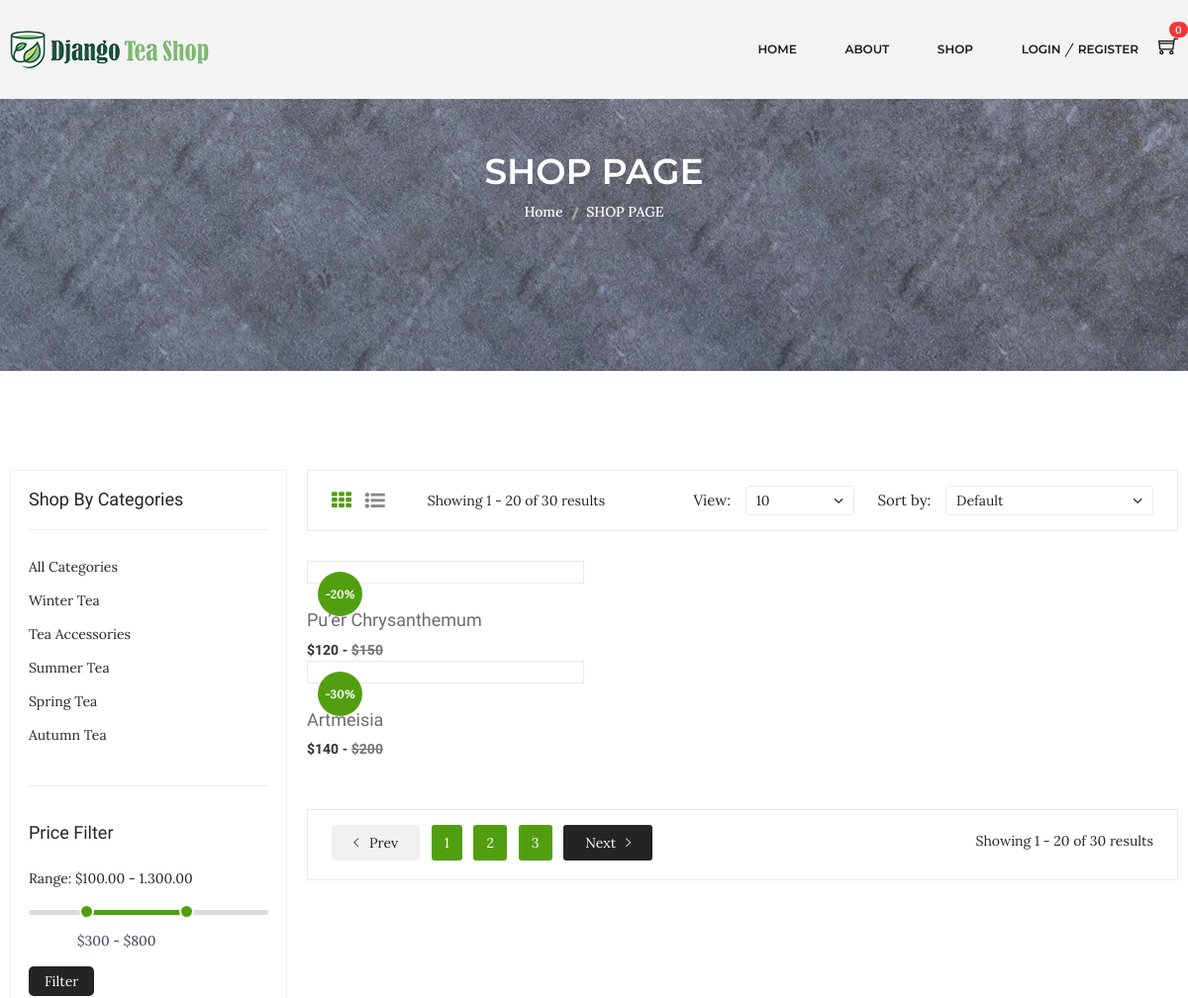
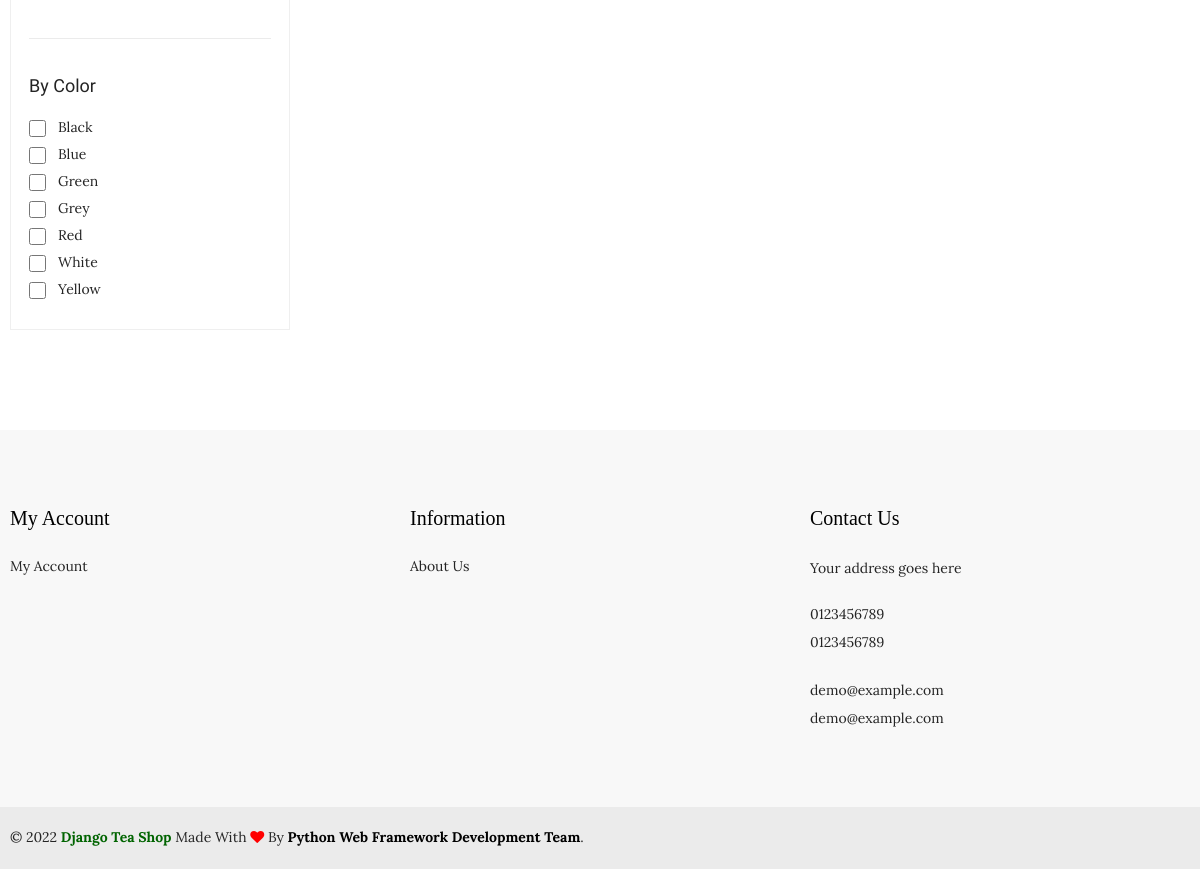
The app's page /shop/ with its own data (2 pictures, top to bottom).
### shop/models.py (models this page shows, shortened)
class Product(models.Model):
    tea_name = models.CharField(max_length=100, unique=True)
    tea_type = models.CharField(max_length=100)
    slug = models.SlugField(max_length=100, unique=True)
    origin = models.CharField(max_length=100)
    color = models.CharField(max_length=50, blank=True)
    aroma = models.CharField(max_length=100, blank=True)
    taste = models.CharField(max_length=100, blank=True)
    tea_nature  = models.CharField(max_length=100, blank=True)
    is_available = models.BooleanField(default=True)
    is_new = models.BooleanField(default=False)
    properties = models.TextField(max_length=300, blank=True)
    weight = models.IntegerField()
    original_price = models.IntegerField()
    discounted_price = models.IntegerField()
    discount_rate = models.IntegerField(blank=True)
    photo_1 = models.ImageField(upload_to='photos/%Y/%m/%d', blank=True)
    photo_1_t = models.ImageField(upload_to='photos/%Y/%m/%d', blank=True)
    photo_1_z = models.ImageField(upload_to='photos/%Y/%m/%d', blank=True)
    photo_2 = models.ImageField(upload_to='photos/%Y/%m/%d', blank=True)
    photo_2_t = models.ImageField(upload_to='photos/%Y/%m/%d', blank=True)
    photo_2_z = models.ImageField(upload_to='photos/%Y/%m/%d', blank=True)
    photo_3 = models.ImageField(upload_to='photos/%Y/%m/%d', blank=True)
    photo_3_t = models.ImageField(upload_to='photos/%Y/%m/%d', blank=True)
    photo_3_z = models.ImageField(upload_to='photos/%Y/%m/%d', blank=True)
    photo_4 = models.ImageField(upload_to='photos/%Y/%m/%d', blank=True)
    photo_4_t = models.ImageField(upload_to='photos/%Y/%m/%d', blank=True)
    photo_4_z = models.ImageField(upload_to='photos/%Y/%m/%d', blank=True)
    created_date = models.DateTimeField(default=datetime.now)
    modified_date = models.DateTimeField(default=datetime.now)
    stars = models.IntegerField()
    store = models.IntegerField()
    category = models.ForeignKey(Category, on_delete=models.CASCADE)
    def get_url(self):
        return reverse('product_detail', args=[self.category.slug, self.slug])

### category/models.py (models this page shows, shortened)
class Category(models.Model):
    category_name = models.CharField(max_length=50)
    slug = models.SlugField(max_length=100, unique=True)
    description = models.TextField(max_length=255, blank=True)
    photo = models.ImageField(upload_to="photos/categories/%Y/%m/%d")
    class Meta:
        verbose_name = 'category'
        verbose_name_plural = 'categories'
        ordering = ['-category_name']
    def get_url(self):
        return reverse('products_by_category', args=[self.slug])

### shop/views.py (the view)
# urls.py: path('shop/', include('shop.urls')),
def shop(request, category_slug=None):
    categories = None
    products = None
    if category_slug != None:
        categories = get_object_or_404(Category, slug=category_slug)
        products = Product.objects.filter(category=categories, is_available=True)
        paginator = Paginator(products, 2)
        page = request.GET.get('page')
        paged_products = paginator.get_page(page)
        product_count = products.count()
    else:
        products = Product.objects.all().filter(is_available=True).order_by('id')
        paginator = Paginator(products, 2)
        page = request.GET.get('page')
        paged_products = paginator.get_page(page)
        product_count = products.count()
    context = {
        'products': paged_products,
        'product_count': product_count,
    }
    return render(request, 'shop/shop.html', context)

### carts/context_processors.py (called while the page is built)
def counter(request):
    cart_count = 0
    if 'admin' in request.path:
        return {}
    else:
        try:
            cart = Cart.objects.filter(cart_id=_cart_id(request))
            if request.user.is_authenticated:
                cart_items = CartItem.objects.all().filter(user=request.user)
            else:
                cart_items = CartItem.objects.all().filter(cart=cart[:1])
            for cart_item in cart_items:
                cart_count += cart_item.quantity
        except cart.DoesNotExist:
            cart_count = 0
    return dict(cart_count=cart_count)

### carts/views.py (called while the page is built)
def _cart_id(request):
    cart = request.session.session_key
    if not cart:
        cart = request.session.create()
    return cart

### category/context_processors.py (called while the page is built)
def menu_links(request):
    links = Category.objects.all()
    return dict(links=links)

### templates/shop/shop.html (shortened to what this page needs)
    {% extends 'base.html' %}
    {% load static %}
    {% block content %}
    <div class="breadcrumb-area ptb-150 pt-100" style="background-image: url(../static/img/banner/banner.jpg)">
      <div class="container">
        <div class="breadcrumb-content text-center">
          <h3>SHOP PAGE</h3>
          <ul>
            <li><a href="{%url 'index' %}">Home</a></li>
            <li class="active">SHOP PAGE</li>
          </ul>
        </div>
      </div>
    </div>
    <div class="shop-page-area ptb-100">
      <div class="container">
        <div class="row flex-row-reverse">
          <div class="col-lg-9">
            <div class="shop-topbar-wrapper">
              <div class="shop-topbar-left">
                <ul class="view-mode">
                  <li class="active">
                    <a href="#product-grid" data-view="product-grid"
                      ><i class="fa fa-th"></i
                    ></a>
                  </li>
                  <li>
                    <a href="#product-list" data-view="product-list"
                      ><i class="fa fa-list-ul"></i
                    ></a>
                  </li>
                </ul>
                <p>Showing 1 - 20 of 30 results</p>
              </div>
              <div class="product-sorting-wrapper">
                <div class="product-shorting shorting-style">
                  <label>View:</label>
                  <select>
                    <option value="">10</option>
                  </select>
                </div>
                <div class="product-show shorting-style">
                  <label>Sort by:</label>
                  <select>
                    <option value="">Default</option>
                  </select>
                </div>
              </div>
            </div>
            <div class="grid-list-product-wrapper">
              <div class="product-grid product-view pb-20">
                <div class="row">
                  <div
                    class="product-width col-xl-4 col-lg-4 col-md-4 col-sm-6 col-12 mb-30"
                  >
                  {% if products %} {% for product in products %}
                  <div class="product-wrapper">
                      <div class="product-img">
                        <span>-{{ product.discount_rate }}%</span>
                      </div>
                      <div class="product-content text-left">
                        <div class="product-hover-style">
                          <div class="product-title">
                            <h4>
                              <a href="{{ product.get_url }}"
                                >{{ product.tea_name}}</a
                              >
                            </h4>
                          </div>
                        </div>
                        <div class="product-price-wrapper">
                          <span>${{ product.discounted_price }} -</span>
                          <span class="product-price-old">${{ product.original_price }} </span>
                        </div>
                      </div>
                    </div>
                    {% endfor %} {% endif %}
                  </div>
                </div>
              </div>
              <div class="pagination-total-pages">
                <div class="pagination-style">
                  {% if products.has_other_pages %}
                  <ul>
                    {% if products.has_previous %}
                    <li><a class="prev-next prev" href="?page={{products.previous_page_number}}"><i class="ion-ios-arrow-left"></i> Prev</a></li>
                    {% else %}
                    <li class="disabled"><a class="prev-next prev" href="#"><i class="ion-ios-arrow-left"></i> Prev</a></li>
                    {% endif %}
                    {% for i in products.paginator.page_range %}
                      {% if products.number == i %}
                        <li><a class="active" href="#">{{i}}</a></li>
                        {% else %}
                        <li><a class="active" href="?page={{i}}">{{i}}</a></li>
                      {% endif %}
                    {% endfor %}
                    {% if products.has_next %}
                    <li><a class="prev-next next" href="?page={{products.next_page_number}}">Next<i class="ion-ios-arrow-right"></i></a></li>
                    {% else %}
                    <li class="disabled"><a class="prev-next next" href="#">Next<i class="ion-ios-arrow-right"></i></a></li>
                    {% endif %}
                  </ul>
                  {% endif %}
                </div>
                <div class="total-pages">
                  <p>Showing 1 - 20 of 30 results</p>
                </div>
              </div>
            </div>
          </div>
          <div class="col-lg-3">
            <div class="shop-sidebar-wrapper gray-bg-7 shop-sidebar-mrg">
              <div class="shop-widget">
                <h4 class="shop-sidebar-title">Shop By Categories</h4>
                <div class="shop-catigory">
                  <ul id="faq">
                    <li><a href="{% url 'shop' %}">All Categories</a></li>
                    {% for category in links %}
                    <li><a href="{{ category.get_url }}">{{ category.category_name}}</a></li>
                    {% endfor %}
                  </ul>
                </div>
              </div>
              <div class="shop-price-filter mt-40 shop-sidebar-border pt-35">
                <h4 class="shop-sidebar-title">Price Filter</h4>
                <div class="price_filter mt-25">
                  <span>Range: $100.00 - 1.300.00 </span>
                  <div id="slider-range"></div>
                  <div class="price_slider_amount">
                    <div class="label-input">
                      <input
                        type="text"
                        id="amount"
                        name="price"
                        placeholder="Add Your Price"
                      />
                    </div>
                    <button type="button">Filter</button>
                  </div>
                </div>
              </div>
              <div class="shop-widget mt-40 shop-sidebar-border pt-35">
                <h4 class="shop-sidebar-title">By Color</h4>
                <div class="sidebar-list-style mt-20">
                  <ul>
                    <li><input type="checkbox" /><a href="#">Black </a></li>
                    <li><input type="checkbox" /><a href="#">Blue </a></li>
                    <li><input type="checkbox" /><a href="#">Green </a></li>
                    <li><input type="checkbox" /><a href="#">Grey </a></li>
                    <li><input type="checkbox" /><a href="#">Red</a></li>
                    <li><input type="checkbox" /><a href="#">White </a></li>
                    <li><input type="checkbox" /><a href="#">Yellow </a></li>
                  </ul>
                </div>
              </div>
            </div>
          </div>
        </div>
      </div>
    </div>
    {% endblock %}

### djangoteashop/static/css/ui.css (style rules this page uses)
html { font-family: "Inter", sans-serif; font-size: 15px; }
[class*=hover-] { transition: 0.5s; }
p:last-child { margin-bottom: 0; }
[class*=list-] li:after { visibility: hidden; display: block; content: ""; overflow: hidden; height: 0; clear: both; }

### records on screen
Product: discount_rate "20", tea_name "Pu’er Chrysanthemum", discounted_price "120", original_price "150"
Product: discount_rate "30", tea_name "Artmeisia", discounted_price "140", original_price "200"
Category: category_name "Winter Tea"
Category: category_name "Tea Accessories"
Category: category_name "Summer Tea"
Category: category_name "Spring Tea"
Category: category_name "Autumn Tea"

### other values on screen
{{ cart_count }} "0"
{{ i }} "1"
{{ i }} "2" "3"
